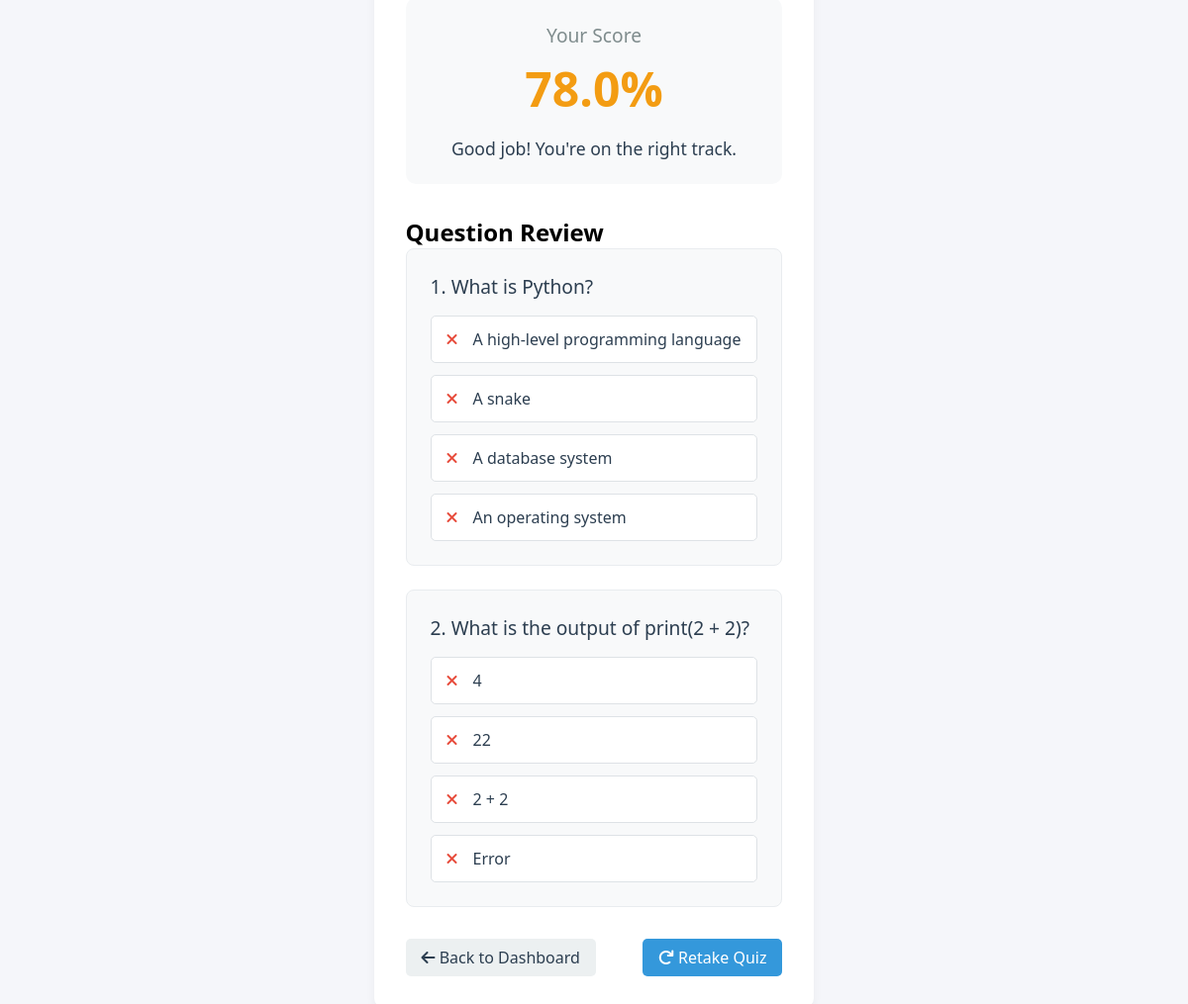
The page /view-attempt/3 (signed in) on the database its author committed.
### app.py (models this page shows)
class QuizAttempt(db.Model):
    id = db.Column(db.Integer, primary_key=True)
    quiz_id = db.Column(db.Integer, db.ForeignKey('quiz.id'), nullable=False)
    student_id = db.Column(db.Integer, db.ForeignKey('user.id'), nullable=False)
    score = db.Column(db.Float, nullable=False)
    date_attempted = db.Column(db.DateTime, default=datetime.utcnow)

class Question(db.Model):
    id = db.Column(db.Integer, primary_key=True)
    quiz_id = db.Column(db.Integer, db.ForeignKey('quiz.id'), nullable=False)
    question_text = db.Column(db.Text, nullable=False)
    correct_answer = db.Column(db.String(255), nullable=False)
    options = db.relationship('Option', backref='question', lazy=True)

class Option(db.Model):
    id = db.Column(db.Integer, primary_key=True)
    question_id = db.Column(db.Integer, db.ForeignKey('question.id'), nullable=False)
    option_text = db.Column(db.String(255), nullable=False)

### app.py (the view)
@app.route('/view-attempt/<int:attempt_id>')
def view_attempt(attempt_id):
    if session.get('role') != 'student':
        return redirect(url_for('login'))
    current_user = User.query.get(session['user_id'])
    attempt = QuizAttempt.query.get_or_404(attempt_id)
    if attempt.student_id != session['user_id']:
        flash('You are not authorized to view this attempt.', 'error')
        return redirect(url_for('student_dashboard'))
    quiz = Quiz.query.get(attempt.quiz_id)
    questions = Question.query.filter_by(quiz_id=quiz.id).all()
    quiz_questions = []
    for question in questions:
        options = Option.query.filter_by(question_id=question.id).all()
        quiz_questions.append({
            'id': question.id,
            'text': question.question_text,
            'options': options,
            'correct_answer': question.correct_answer
        })
    return render_template('view_attempt.html',
                           attempt=attempt,
                           quiz=quiz,
                           questions=quiz_questions,
                           current_user=current_user)

### templates/view_attempt.html (shortened to what this page needs)
<!DOCTYPE html>
<html lang="en">
<head>
    <link rel="stylesheet" href="{{ url_for('static', filename='css/style.css') }}">
    <link rel="stylesheet" href="{{ url_for('static', filename='css/dashboard.css') }}">
    <link rel="stylesheet" href="https://cdnjs.cloudflare.com/ajax/libs/font-awesome/6.0.0-beta3/css/all.min.css">
</head>
<body class="dashboard-body">
    <div class="dashboard-container">
        <div class="results-container">
            <div class="score-card">
                <div class="score-label">Your Score</div>
                <div class="score-value {% if attempt.score >= 80 %}score-high{% elif attempt.score >= 60 %}score-medium{% else %}score-low{% endif %}">
                    {{ "%.1f"|format(attempt.score) }}%
                </div>
                <div class="score-message">
                    {% if attempt.score >= 80 %}
                        Excellent work! You've mastered this topic.
                    {% elif attempt.score >= 60 %}
                        Good job! You're on the right track.
                    {% else %}
                        Keep practicing! You'll improve with more study.
                    {% endif %}
                </div>
            </div>
            <h2>Question Review</h2>
            {% for question in questions %}
                <div class="question-block">
                    <div class="question-text">
                        <span class="question-number">{{ loop.index }}.</span> {{ question.text }}
                    </div>
                    <div class="options-list">
                        {% for option in question.options %}
                            {% set is_correct = loop.index0|string == question.correct_answer %}
                            <div class="option-item {% if is_correct %}correct{% endif %}">
                                {% if is_correct %}
                                    <i class="fas fa-check option-icon icon-correct"></i>
                                {% else %}
                                    <i class="fas fa-times option-icon icon-incorrect"></i>
                                {% endif %}
                                <span class="option-text">{{ option.option_text }}</span>
                            </div>
                        {% endfor %}
                    </div>
                </div>
            {% endfor %}
            <div class="results-actions">
                <a href="{{ url_for('student_dashboard') }}" class="btn-secondary"><i class="fas fa-arrow-left"></i> Back to Dashboard</a>
                <a href="{{ url_for('take_quiz', quiz_id=quiz.id) }}" class="btn-primary"><i class="fas fa-redo"></i> Retake Quiz</a>
            </div>
        </div>
    </div>
</body>
</html>

### static/css/style.css (style rules this page uses)
* { margin: 0; padding: 0; box-sizing: border-box; font-family: 'Segoe UI', Tahoma, Geneva, Verdana, sans-serif; }
body { background: linear-gradient(120deg, #3498db, #8e44ad); height: 100vh; display: flex; align-items: center; justify-content: center; }

### static/css/dashboard.css (style rules this page uses)
.dashboard-body { margin: 0; padding: 0; min-height: 100vh; background: #f5f6fa; display: flex; flex-direction: column; }
.dashboard-container { padding: 2rem; flex-grow: 1; }
.btn-primary, .btn-secondary { padding: 0.5rem 1rem; border-radius: 5px; text-decoration: none; font-weight: 500; transition: background 0.3s; }
.btn-primary { background: #3498db; color: white; }
.btn-secondary { background: #ecf0f1; color: #2c3e50; }

### templates/view_attempt.html (style rules this page uses)
.results-container { max-width: 800px; margin: 0 auto; padding: 2rem; background: white; border-radius: 10px; box-shadow: 0 4px 10px rgba(0,0,0,0.05); }
.score-card { background: #f8f9fa; border-radius: 10px; padding: 1.5rem; margin-bottom: 2rem; text-align: center; }
.score-label { font-size: 1.2rem; color: #7f8c8d; margin-bottom: 0.5rem; }
.score-value { font-size: 3rem; font-weight: bold; margin-bottom: 1rem; }
.score-medium { color: #f39c12; }
.score-message { font-size: 1.1rem; color: #2c3e50; }
.question-block { background: #f8f9fa; border-radius: 8px; padding: 1.5rem; margin-bottom: 1.5rem; border: 1px solid #e9ecef; }
.question-text { font-size: 1.2rem; color: #2c3e50; margin-bottom: 1rem; font-weight: 500; }
.options-list { display: flex; flex-direction: column; gap: 0.75rem; }
.option-item { display: flex; align-items: center; gap: 1rem; padding: 0.75rem 1rem; border-radius: 5px; background: white; border: 1px solid #dee2e6; }
.option-icon { font-size: 1rem; }
.icon-incorrect { color: #e74c3c; }
.option-text { font-size: 1rem; color: #2c3e50; flex-grow: 1; }
.results-actions { display: flex; justify-content: space-between; margin-top: 2rem; }

### rows shown on the page
QuizAttempt: score "78.0"
Question: text "What is Python?"
Option: option_text "A high-level programming language"
Option: option_text "A snake"
Option: option_text "A database system"
Option: option_text "An operating system"
Question: text "What is the output of print(2 + 2)?"
Option: option_text "4"
Option: option_text "22"
Option: option_text "2 + 2"
Option: option_text "Error"
